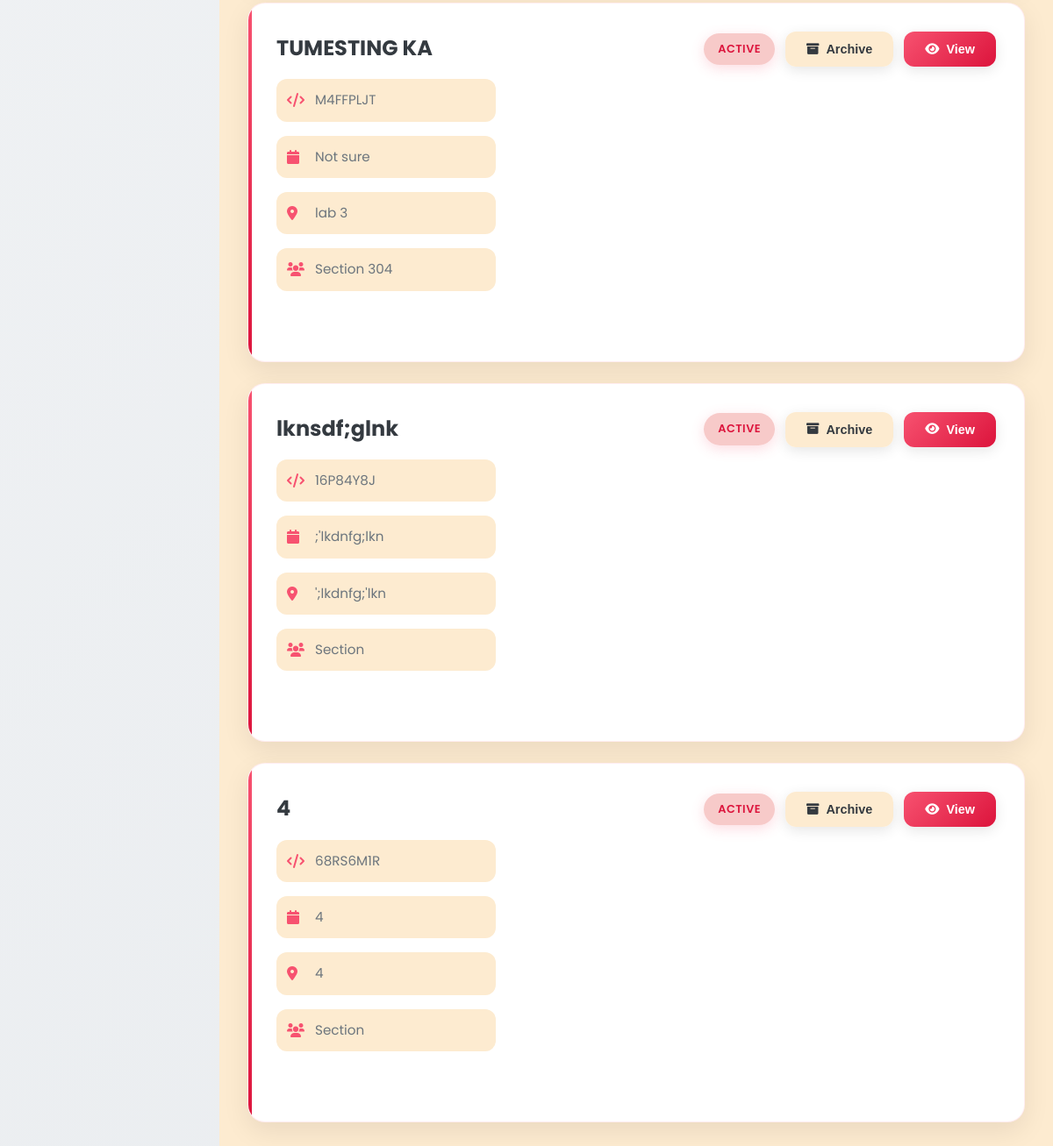
The app's page /Professor/archive.php (signed in, lower part), older data.
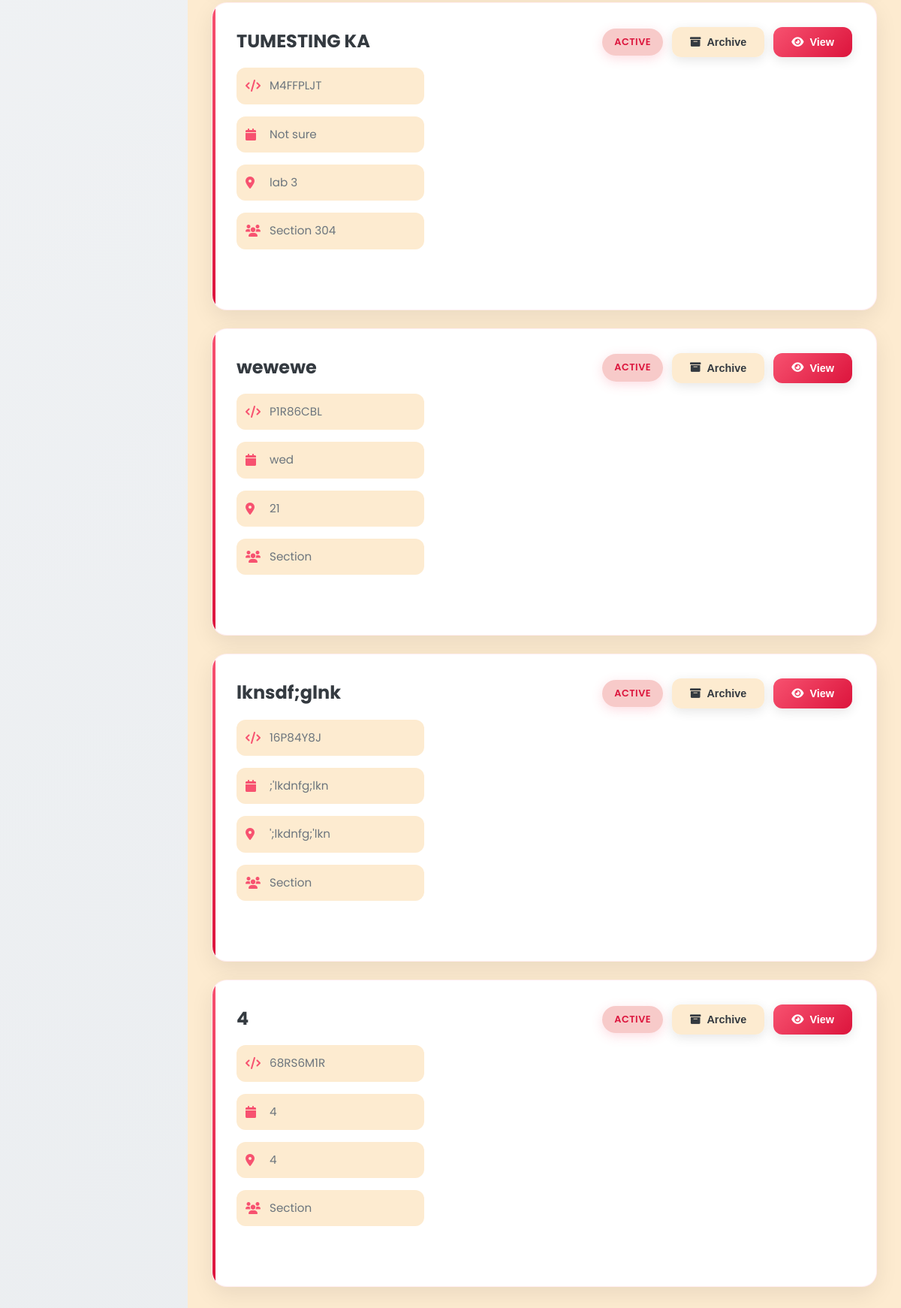
The same page, newer data.
### tables this page shows
CREATE TABLE `classes` (
  `class_id` varchar(20) NOT NULL,
  `class_name` varchar(100) NOT NULL,
  `class_code` varchar(20) NOT NULL,
  `subject_id` varchar(20) DEFAULT NULL,
  `professor_id` varchar(20) DEFAULT NULL,
  `schedule` varchar(100) DEFAULT NULL,
  `room` varchar(50) DEFAULT NULL,
  `created_at` datetime NOT NULL,
  `updated_at` datetime NOT NULL,
  `section` varchar(10) DEFAULT NULL,
  `semester_id` int(11) DEFAULT NULL,
  `status` enum('active','archived') DEFAULT 'active',
  `school_year_semester_id` int(11) DEFAULT NULL
);

CREATE TABLE `subjects` (
  `subject_id` varchar(20) NOT NULL,
  `subject_name` varchar(100) NOT NULL,
  `subject_code` varchar(20) NOT NULL,
  `description` text DEFAULT NULL,
  `credits` int(11) NOT NULL,
  `duration_id` int(11) DEFAULT NULL,
  `created_at` datetime NOT NULL,
  `updated_at` datetime NOT NULL,
  `semester_id` int(11) DEFAULT NULL
);

### Professor/archive.php (the view, shortened to what this page needs)
<?php
require_once '../php/db.php';
$professor_id = $_SESSION['user_id'];
$query = "SELECT s.*, c.class_id, c.class_code, c.schedule, c.room, c.section, c.status,
                 sys.school_year,
                 sys.semester,
                 sys.status as term_status
          FROM subjects s
          JOIN classes c ON s.subject_id = c.subject_id
          LEFT JOIN school_year_semester sys ON c.school_year_semester_id = sys.id
          WHERE c.professor_id = ?
          ORDER BY COALESCE(sys.status, 'Active') DESC, sys.school_year DESC, sys.semester DESC, s.subject_name";
$stmt = $pdo->prepare($query);
$stmt->execute([$professor_id]);
$classes = $stmt->fetchAll();
?>
<!DOCTYPE html>
<html lang="en">
<head>
    <link rel="stylesheet" href="../css/styles_fixed.css">
    <link rel="stylesheet" href="https://cdnjs.cloudflare.com/ajax/libs/font-awesome/6.0.0/css/all.min.css">
</head>
<body>
    <main class="main-content">
        <div class="archive-container">
            <div id="active-tab" class="tab-content active">
                <?php
                $active_classes = array_filter($classes, function($class) {
                    return $class['status'] === 'active';
                });
                if (!empty($active_classes)):
                    foreach ($active_classes as $class):
                ?>
                    <div class="class-card">
                        <div class="class-header">
                            <div class="class-info">
                                <h3><?php echo htmlspecialchars($class['subject_name']); ?></h3>
                                <div class="class-details">
                                    <div class="detail-item">
                                        <i class="fas fa-code"></i>
                                        <?php echo htmlspecialchars($class['class_code']); ?>
                                    </div>
                                    <div class="detail-item">
                                        <i class="fas fa-calendar"></i>
                                        <?php echo htmlspecialchars($class['schedule']); ?>
                                    </div>
                                    <div class="detail-item">
                                        <i class="fas fa-map-marker-alt"></i>
                                        <?php echo htmlspecialchars($class['room']); ?>
                                    </div>
                                    <div class="detail-item">
                                        <i class="fas fa-users"></i>
                                        Section <?php echo htmlspecialchars($class['section']); ?>
                                    </div>
                                </div>
                            </div>
                            <div class="action-buttons">
                                <span class="status-badge status-active">Active</span>
                                <form method="POST" style="display: inline;">
                                    <button type="submit" class="btn btn-archive" onclick="return confirm('Are you sure you want to archive this class?')">
                                        <i class="fas fa-archive"></i> Archive
                                    </button>
                                </form>
                                <button type="button" class="btn btn-view" onclick="toggleAttendanceModal('<?php echo $class['class_id']; ?>')">
                                    <i class="fas fa-eye"></i> View
                                </button>
                            </div>
                        </div>
                    </div>
                <?php
                    endforeach;
                endif; ?>
            </div>
        </div>
    </main>
</body>
</html>

Row changes from the older to the newer data that the page shows:
added classes: subject.subject_name "wewewe", class_code "P1R86CBL", schedule "wed", room "21"
